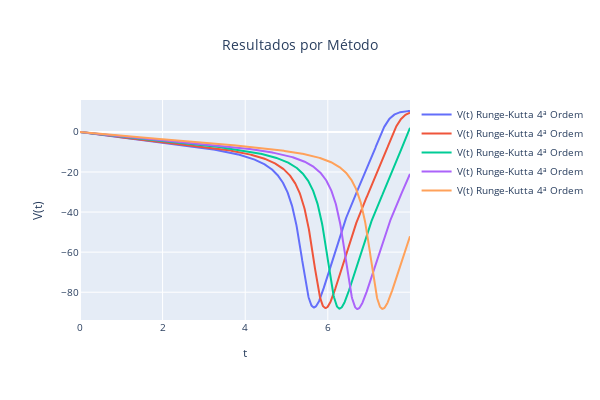

The code cell stored with this chart in its notebook:
### Code cell
plot_output(variable="V", title="V(t)", dfs=dfs)

### Figure 1 — Plotly figure (JSON) as saved in the notebook; plotly's stock layout.template omitted (floating-point values rounded to 4 significant figures; data arrays with more than 128 entries replaced by an {"elided": "..."} marker saying what was removed)
{"data": [{"mode": "lines", "name": "V(t) Runge-Kutta 4ª Ordem", "type": "scatter", "x": {"elided": "800 float values"}, "y": {"elided": "800 float values"}}, {"mode": "lines", "name": "V(t) Runge-Kutta 4ª Ordem", "type": "scatter", "x": {"elided": "800 float values"}, "y": {"elided": "800 float values"}}, {"mode": "lines", "name": "V(t) Runge-Kutta 4ª Ordem", "type": "scatter", "x": {"elided": "800 float values"}, "y": {"elided": "800 float values"}}, {"mode": "lines", "name": "V(t) Runge-Kutta 4ª Ordem", "type": "scatter", "x": {"elided": "800 float values"}, "y": {"elided": "800 float values"}}, {"mode": "lines", "name": "V(t) Runge-Kutta 4ª Ordem", "type": "scatter", "x": {"elided": "800 float values"}, "y": {"elided": "800 float values"}}], "layout": {"font": {"size": 10}, "height": 400, "title": {"text": "Resultados por Método", "x": 0.5}, "width": 600, "xaxis": {"title": {"text": "t"}}, "yaxis": {"title": {"text": "V(t)"}}}}
